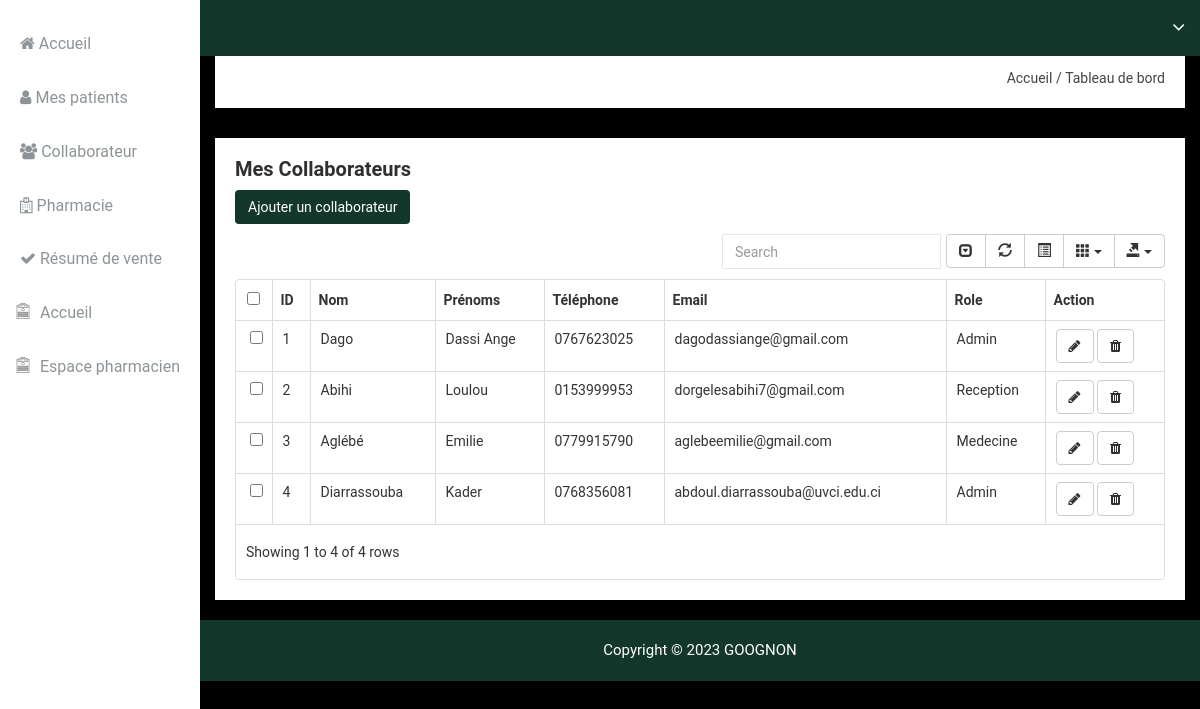
The app's page /collaborateurs/ with its own data.
### adminspace/models.py (models this page shows)
class Collaborateur(models.Model):
    first_name = models.CharField(max_length=255)
    last_name = models.CharField(max_length=255)
    email = models.EmailField(max_length=255)
    phone = models.CharField(max_length=10)
    service = models.ForeignKey(Service, on_delete=models.SET_NULL, null=True)
    user = models.OneToOneField(User, on_delete=models.SET_NULL, null=True)

class Service(models.Model):
    name = models.CharField(max_length=255)
    created_at = models.DateTimeField(auto_now_add=True)
    updated_at = models.DateTimeField(auto_now=True)

### adminspace/views.py (the view)
# urls.py: path('collaborateurs/', views.collaborateurs, name='collaborateurs'),
def collaborateurs(request):
    services = Service.objects.all()
    collaborateurs = Collaborateur.objects.all()
    context = {
        'services':services,
        'collaborateurs':collaborateurs
    }
    return render(request, 'adminspace/collaborateur.html', context)

### adminspace/templates/adminspace/collaborateur.html (shortened to what this page needs)
{% extends 'adminspace/base.html' %}
{% block content %}
<div class="data-table-area mg-b-15">
    <div class="container-fluid">
        <div class="row">
            <div class="col-lg-12 col-md-12 col-sm-12 col-xs-12">
                <div class="sparkline13-list">
                    <div class="sparkline13-hd">
                        <div class="main-sparkline13-hd">
                            <h1>Mes Collaborateurs</h1>
                        </div>
                    </div>
                    <div class="sparkline13-graph">
                        <div class="datatable-dashv1-list custom-datatable-overright">
                            <button type="button" class="btn btn-custon-rounded-four" style="background-color: #13372b; color: white;" data-toggle="modal" data-target="#AjoutColl">Ajouter un collaborateur</button>
                    <div class="sparkline13-graph">
                            <table id="table" data-toggle="table" data-pagination="true" data-search="true" data-show-columns="true" data-show-pagination-switch="true" data-show-refresh="true" data-key-events="true" data-show-toggle="true" data-resizable="true" data-cookie="true"
                                data-cookie-id-table="saveId" data-show-export="true" data-click-to-select="true" data-toolbar="#toolbar">
                                <thead>
                                    <tr>
                                        <th data-field="id">ID</th>
                                        <th data-field="nom " >Nom</th>
                                        <th data-field="prenoms" >Prénoms</th>
                                        <th data-field="phone" >Téléphone</th>
                                        <th data-field="email" >Email</th>
                                        <th data-field="role" >Role</th>
                                        <th data-field="action">Action</th>
                                    </tr>
                                </thead>
                                <tbody>
                                    {% for collaborateur in collaborateurs %}
                                    <tr>
                                        <td>{{forloop.counter}}</td>
                                        <td>{{collaborateur.first_name}}</td>
                                        <td>{{collaborateur.last_name}}</td>
                                        <td>{{collaborateur.phone}}</td>
                                        <td>{{collaborateur.email}}</td>
                                        <td>{{collaborateur.service.name}}</td>
                                        <td>
                                            <button type="button" class="btn btn-custon-four btn-default" data-toggle="modal" data-target="#ModifColl{{collaborateur.id}}"><i class="fa fa-pencil" aria-hidden="true"></i></button>
                                            <a href="{% url 'adminspace:delete-collaborateur' collaborateur.id %}" class="btn btn-custon-four btn-default"><i class="fa fa-trash" aria-hidden="true"></i></a>
                                        </td>
                                    </tr>
                                    {% endfor %}
                                </tbody>
                            </table>
                    </div>
                </div>
            </div>
        </div>
    </div>
</div> <br>
{% endblock content %}

### adminspace/templates/adminspace/base.html (shortened to what this page needs)
<!doctype html>
<html class="no-js" lang="en">
<head>
 {% include "adminspace/header_links.html" %}
</head>
<body>
    <div class="left-sidebar-pro">
        <nav id="sidebar" class="">
            <div class="sidebar-header">
            </div>
            <div class="left-custom-menu-adp-wrap comment-scrollbar">
                <nav class="sidebar-nav left-sidebar-menu-pro">
                    <ul class="metismenu" id="menu1">
                        <li class="active">
                            <a title="Accueil" href="{% url 'adminspace:index' %}" aria-expanded="false"><i class="fa fa-home"></i> <span class="mini-click-non">Accueil</span></a>
                        </li>
                        <li class="active">
                            <a title="Les Patients" href="patient.html" aria-expanded="false"><i class="fa fa-user"> </i><span> Mes patients</span></a>
                        </li>
                        <li class="active">
                            <a title="Mes Collaborateurs" href="{% url 'adminspace:collaborateurs' %}" aria-expanded="false"><i class="fa fa-users"></i><span> Collaborateur</span></a>
                        </li>
                        <li class="active">
                            <a title="Pharmacie" href="stock_pharm.html" aria-expanded="false"><i class="fa fa-hospital-o"></i><span class="mini-click-non"> Pharmacie</span></a>
                        </li>
                        <li class="active">
                            <a title="Les Patients" href="resume_vente.html" aria-expanded="false"> <i class="fa fa-check"></i> Résumé de vente</a>
                        </li>
                        <li class="active">
                            <a title="Les Patients" href="index_consultation.html" aria-expanded="false"><span class="educate-icon educate-form icon-wrap sub-icon-mg" aria-hidden="true"></span> <span class="mini-click-non">Accueil</span></a>
                        </li>
                        <li class="active">
                            <a title="Les Patients" href="espace_pharmacien.html" aria-expanded="false"><span class="educate-icon educate-form icon-wrap sub-icon-mg" aria-hidden="true"></span> <span class="mini-click-non">Espace pharmacien</span></a>
                        </li>
                    </ul>
                </nav>
            </div>
        </nav>
    </div>
    <div class="all-content-wrapper">
        <div class="container-fluid">
            <div class="row">
                <div class="col-lg-12 col-md-12 col-sm-12 col-xs-12">
                    <div class="logo-pro">
                    </div>
                </div>
            </div>
        </div>
        <div class="header-advance-area">
            <div class="header-top-area">
                <div class="container-fluid">
                    <div class="row">
                        <div class="col-lg-12 col-md-12 col-sm-12 col-xs-12">
                            <div class="header-top-wraper">
                                <div class="row">
                                    <div class="col-lg-5 col-md-5 col-sm-12 col-xs-12">
                                        <div class="header-right-info">
                                            <ul class="nav navbar-nav mai-top-nav header-right-menu">
                                                <li class="nav-item">
                                                    <a href="#" data-toggle="dropdown" role="button" aria-expanded="false" class="nav-link dropdown-toggle">
															<i class="fa fa-angle-down edu-icon edu-down-arrow"></i>
														</a>
                                                </li>
                                            </ul>
                                        </div>
                                    </div>
                                </div>
                            </div>
                        </div>
                    </div>
                </div>
            </div>
            <div class="breadcome-area">
                <div class="container-fluid">
                    <div class="row">
                        <div class="col-lg-12 col-md-12 col-sm-12 col-xs-12">
                            <div class="breadcome-list">
                                <div class="row">
                                    <div class="col-lg-6 col-md-6 col-sm-6 col-xs-12">
                                    </div>
                                    <div class="col-lg-6 col-md-6 col-sm-6 col-xs-12">
                                        <ul class="breadcome-menu">
                                            <li><a href="#">Accueil</a> <span class="bread-slash">/</span>
                                            </li>
                                            <li><span class="bread-blod">Tableau de bord</span>
                                            </li>
                                        </ul>
                                    </div>
                                </div>
                            </div>
                        </div>
                    </div>
                </div>
            </div>
        </div>
        {% block content %}{% endblock content %}
    </div>
{% include "adminspace/footer.html" %}
</body>
</html>

### adminspace/templates/adminspace/header_links.html (shortened to what this page needs)
{% load static %}
{% block header_links %}
    <link rel="stylesheet" href="{% static 'adminspace/css/bootstrap.min.css' %}">
    <link rel="stylesheet" href=" {% static 'adminspace/css/font-awesome.min.css' %}">
    <link rel="stylesheet" href=" {% static 'adminspace/css/owl.carousel.css' %} ">
    <link rel="stylesheet" href=" {% static 'adminspace/css/owl.theme.css' %} ">
    <link rel="stylesheet" href=" {% static 'adminspace/css/owl.transitions.css' %} ">
    <link rel="stylesheet" href=" {% static 'adminspace/css/animate.css' %} ">
    <link rel="stylesheet" href=" {% static 'adminspace/css/normalize.css' %} ">
    <link rel="stylesheet" href=" {% static 'adminspace/css/main.css' %} ">
        <link rel="stylesheet" href=" {% static 'css/educate-custon-icon.css' %} ">
    <link rel="stylesheet" href=" {% static 'adminspace/css/morrisjs/morris.css' %} ">
    <link rel="stylesheet" href=" {% static 'adminspace/css/scrollbar/jquery.mCustomScrollbar.min.css' %} ">
    <link rel="stylesheet" href=" {% static 'adminspace/css/metisMenu/metisMenu.min.css' %} ">
    <link rel="stylesheet" href=" {% static 'adminspace/css/metisMenu/metisMenu-vertical.css' %} ">
    <link rel="stylesheet" href=" {% static 'adminspace/css/calendar/fullcalendar.min.css' %} ">
    <link rel="stylesheet" href=" {% static 'adminspace/css/calendar/fullcalendar.print.min.css' %} ">
    <link rel="stylesheet" href=" {% static 'adminspace/css/form/all-type-forms.css' %} ">
    <link rel="stylesheet" href="{% static 'adminspace/style.css' %}">
    <link rel="stylesheet" href=" {% static 'adminspace/css/responsive.css' %} ">
        <link rel="stylesheet" href=" {% static 'adminspace/css/data-table/bootstrap-table.css' %} ">
        <link rel="stylesheet" href=" {% static 'adminspace/css/data-table/bootstrap-editable.css' %} ">
        <link rel="stylesheet" href=" {% static 'adminspace/css/modals.css' %} ">
    <link rel="stylesheet" href=" {% static 'adminspace/css/meanmenu.min.css' %} ">
{% endblock header_links %}

### adminspace/templates/adminspace/footer.html
{% block footer %}
<div class="footer-copyright-area">
    <div class="container-fluid">
        <div class="row">
            <div class="col-lg-12">
                <div class="footer-copy-right">
                    <p>Copyright © 2023 <a href="https://goognon.ci/"> GOOGNON</a></p>
                </div>
            </div>
        </div>
    </div>
</div>
{% endblock footer %}

### adminspace/templates/adminspace/footer_links.html (shortened to what this page needs)
{% load static %}

### adminspace/static/adminspace/css/main.css (style rules this page uses)
html { color: #222; font-size: 1em; line-height: 1.4; }

### adminspace/static/adminspace/css/metisMenu/metisMenu-vertical.css (style rules this page uses)
.sidebar-nav { background: #fff; }
.sidebar-nav ul { padding: 0; margin: 0; list-style: none; background: #f5f5f5; }
.sidebar-nav .metismenu { background: #fff; display: -webkit-box; display: -ms-flexbox; display: flex; -webkit-box-orient: vertical; -webkit-box-direction: normal; -ms-flex-direction: column; flex-direction: column; }
.sidebar-nav .metismenu li + li { margin-top: 5px; }
.sidebar-nav .metismenu li:last-child { margin-bottom: 5px; }
.sidebar-nav .metismenu > li { display: -webkit-box; display: -ms-flexbox; display: flex; -webkit-box-orient: vertical; -webkit-box-direction: normal; -ms-flex-direction: column; flex-direction: column; position: relative; }
.sidebar-nav .metismenu a { position: relative; display: block; padding: 13px 15px; color: #444; outline-width: 0; transition: all .3s ease-out; font-size:16px; font-weight:400; }
.sidebar-nav .metismenu li .icon-wrap { margin-right:5px; font-size:20px; color:#303030; }
.sidebar-nav .metismenu li .sub-icon-mg { margin-right:5px; font-size:16px; }

### records on screen
Collaborateur: first_name "Dago", last_name "Dassi Ange", phone "0767623025", email "dagodassiange@gmail.com", service.name "Admin"
Collaborateur: first_name "Abihi", last_name "Loulou", phone "0153999953", email "dorgelesabihi7@gmail.com", service.name "Reception"
Collaborateur: first_name "Aglébé", last_name "Emilie", phone "0779915790", email "aglebeemilie@gmail.com", service.name "Medecine"
Collaborateur: first_name "Diarrassouba", last_name "Kader", phone "0768356081", email "abdoul.diarrassouba@uvci.edu.ci", service.name "Admin"
